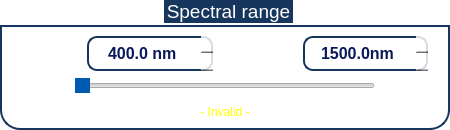
                      <widget class="QGroupBox" name="Spectral_range_3">
                       <property name="sizePolicy">
                        <sizepolicy hsizetype="Preferred" vsizetype="Fixed">
                         <horstretch>0</horstretch>
                         <verstretch>0</verstretch>
                        </sizepolicy>
                       </property>
                       <property name="minimumSize">
                        <size>
                         <width>450</width>
                         <height>130</height>
                        </size>
                       </property>
                       <property name="maximumSize">
                        <size>
                         <width>500</width>
                         <height>130</height>
                        </size>
                       </property>
                       <property name="font">
                        <font>
                         <family>Ubuntu</family>
                         <pointsize>14</pointsize>
                         <italic>false</italic>
                         <bold>false</bold>
                        </font>
                       </property>
                       <property name="styleSheet">
                        <string notr="true">
QGroupBox  {
	font: 14pt &quot;Ubuntu&quot;;
	background-color: rgba(255, 255, 255,70);
    border: 2px solid;
    border-color: #FF17365D;
    margin-top: 25px;
	margin-bottom: 0px;
    border-bottom-left-radius: 20px;
	border-bottom-right-radius: 20px;
}

QGroupBox::title  {
    subcontrol-origin: margin;
    subcontrol-position: top center;
    padding: 5px 8000px 5px 8000px;
    background-color: #FF17365D;
    color: rgb(255, 255, 255);
}
</string>
                       </property>
                       <property name="title">
                        <string>Spectral range</string>
                       </property>
                       <property name="alignment">
                        <set>Qt::AlignLeading|Qt::AlignLeft|Qt::AlignTop</set>
                       </property>
                       <property name="checked">
                        <bool>false</bool>
                       </property>
                       <layout class="QVBoxLayout" name="verticalLayout_34">
                        <property name="spacing">
                         <number>0</number>
                        </property>
                        <property name="leftMargin">
                         <number>0</number>
                        </property>
                        <property name="topMargin">
                         <number>7</number>
                        </property>
                        <property name="rightMargin">
                         <number>0</number>
                        </property>
                        <property name="bottomMargin">
                         <number>0</number>
                        </property>
                        <item>
                         <layout class="QHBoxLayout" name="horizontalLayout_50">
                          <property name="spacing">
                           <number>5</number>
                          </property>
                          <item>
                           <spacer name="horizontalSpacer_90">
                            <property name="orientation">
                             <enum>Qt::Horizontal</enum>
                            </property>
                            <property name="sizeType">
                             <enum>QSizePolicy::Fixed</enum>
                            </property>
                            <property name="sizeHint" stdset="0">
                             <size>
                              <width>20</width>
                              <height>20</height>
                             </size>
                            </property>
                           </spacer>
                          </item>
                          <item>
                           <widget class="QLabel" name="label_33">
                            <property name="minimumSize">
                             <size>
                              <width>50</width>
                              <height>0</height>
                             </size>
                            </property>
                            <property name="maximumSize">
                             <size>
                              <width>60</width>
                              <height>25</height>
                             </size>
                            </property>
                            <property name="font">
                             <font>
                              <family>Ubuntu</family>
                              <pointsize>14</pointsize>
                              <italic>false</italic>
                              <bold>false</bold>
                             </font>
                            </property>
                            <property name="layoutDirection">
                             <enum>Qt::RightToLeft</enum>
                            </property>
                            <property name="styleSheet">
                             <string notr="true">font: 14pt &quot;Ubuntu&quot;;
</string>
                            </property>
                            <property name="text">
                             <string>&lt;html&gt;&lt;head/&gt;&lt;body&gt;&lt;p&gt;&lt;span style=&quot; color:#ffffff;&quot;&gt;Initial:&lt;/span&gt;&lt;/p&gt;&lt;/body&gt;&lt;/html&gt;</string>
                            </property>
                            <property name="alignment">
                             <set>Qt::AlignRight|Qt::AlignTrailing|Qt::AlignVCenter</set>
                            </property>
                           </widget>
                          </item>
                          <item>
                           <widget class="QDoubleSpinBox" name="a1_4">
                            <property name="sizePolicy">
                             <sizepolicy hsizetype="Minimum" vsizetype="Fixed">
                              <horstretch>0</horstretch>
                              <verstretch>0</verstretch>
                             </sizepolicy>
                            </property>
                            <property name="minimumSize">
                             <size>
                              <width>120</width>
                              <height>30</height>
                             </size>
                            </property>
                            <property name="maximumSize">
                             <size>
                              <width>130</width>
                              <height>35</height>
                             </size>
                            </property>
                            <property name="font">
                             <font>
                              <family>Ubuntu</family>
                              <pointsize>12</pointsize>
                              <italic>false</italic>
                              <bold>true</bold>
                             </font>
                            </property>
                            <property name="styleSheet">
                             <string notr="true">
QDoubleSpinBox
{
color: rgb(10, 25, 90);
font: 700 12pt &quot;Ubuntu&quot;;
border: 2px solid;
border-color: #FF17365D;
background-color: rgba(255, 255, 255,210);
border-radius:10px;
}

QDoubleSpinBox::up-button
{
    border-left-width: 1px;
    border-left-color: darkgray;
    border-left-style: solid; /* just a single line */
    border-top-right-radius: 3px; /* same radius as the QComboBox */
    border-bottom-right-radius: 3px;
	image: url(:/icons/icons/arrow-up.png);
	width: 25;
}
QDoubleSpinBox::down-button
{
    border-left-width: 1px;
    border-left-color: darkgray;
    border-left-style: solid; /* just a single line */
    border-top-right-radius: 3px; /* same radius as the QComboBox */
    border-bottom-right-radius: 3px;
	image: url(:/icons/icons/arrow-down.png);
	width: 25;
}</string>
                            </property>
                            <property name="wrapping">
                             <bool>true</bool>
                            </property>
                            <property name="frame">
                             <bool>false</bool>
                            </property>
                            <property name="alignment">
                             <set>Qt::AlignCenter</set>
                            </property>
                            <property name="buttonSymbols">
                             <enum>QAbstractSpinBox::UpDownArrows</enum>
                            </property>
                            <property name="accelerated">
                             <bool>true</bool>
                            </property>
                            <property name="suffix">
                             <string> nm</string>
                            </property>
                            <property name="decimals">
                             <number>1</number>
                            </property>
                            <property name="minimum">
                             <double>400.000000000000000</double>
                            </property>
                            <property name="maximum">
                             <double>1800.000000000000000</double>
                            </property>
                            <property name="singleStep">
                             <double>0.100000000000000</double>
                            </property>
                           </widget>
                          </item>
                          <item>
                           <spacer name="horizontalSpacer_91">
                            <property name="orientation">
                             <enum>Qt::Horizontal</enum>
                            </property>
                            <property name="sizeType">
                             <enum>QSizePolicy::Fixed</enum>
                            </property>
                            <property name="sizeHint" stdset="0">
                             <size>
                              <width>20</width>
                              <height>20</height>
                             </size>
                            </property>
                           </spacer>
                          </item>
                          <item>
                           <widget class="QLabel" name="label_34">
                            <property name="minimumSize">
                             <size>
                              <width>50</width>
                              <height>0</height>
                             </size>
                            </property>
                            <property name="maximumSize">
                             <size>
                              <width>60</width>
                              <height>25</height>
                             </size>
                            </property>
                            <property name="font">
                             <font>
                              <family>Ubuntu</family>
                              <pointsize>14</pointsize>
                              <italic>false</italic>
                              <bold>false</bold>
                             </font>
                            </property>
                            <property name="layoutDirection">
                             <enum>Qt::RightToLeft</enum>
                            </property>
                            <property name="styleSheet">
                             <string notr="true">font: 14pt &quot;Ubuntu&quot;;</string>
                            </property>
                            <property name="text">
                             <string>&lt;html&gt;&lt;head/&gt;&lt;body&gt;&lt;p&gt;&lt;span style=&quot; color:#ffffff;&quot;&gt;Final:&lt;/span&gt;&lt;/p&gt;&lt;/body&gt;&lt;/html&gt;</string>
                            </property>
                            <property name="alignment">
                             <set>Qt::AlignRight|Qt::AlignTrailing|Qt::AlignVCenter</set>
                            </property>
                           </widget>
                          </item>
                          <item>
                           <widget class="QDoubleSpinBox" name="a2_4">
                            <property name="sizePolicy">
                             <sizepolicy hsizetype="Minimum" vsizetype="Fixed">
                              <horstretch>0</horstretch>
                              <verstretch>0</verstretch>
                             </sizepolicy>
                            </property>
                            <property name="minimumSize">
                             <size>
                              <width>120</width>
                              <height>30</height>
                             </size>
                            </property>
                            <property name="maximumSize">
                             <size>
                              <width>130</width>
                              <height>35</height>
                             </size>
                            </property>
                            <property name="font">
                             <font>
                              <family>Ubuntu</family>
                              <pointsize>12</pointsize>
                              <italic>false</italic>
                              <bold>true</bold>
                             </font>
                            </property>
                            <property name="styleSheet">
                             <string notr="true">
QDoubleSpinBox
{
color: rgb(10, 25, 90);
font: 700 12pt &quot;Ubuntu&quot;;
border: 2px solid;
border-color: #FF17365D;
background-color: rgba(255, 255, 255,210);
border-radius:10px;
}

QDoubleSpinBox::up-button
{
    border-left-width: 1px;
    border-left-color: darkgray;
    border-left-style: solid; /* just a single line */
    border-top-right-radius: 3px; /* same radius as the QComboBox */
    border-bottom-right-radius: 3px;
	image: url(:/icons/icons/arrow-up.png);
	width: 25;
}
QDoubleSpinBox::down-button
{
    border-left-width: 1px;
    border-left-color: darkgray;
    border-left-style: solid; /* just a single line */
    border-top-right-radius: 3px; /* same radius as the QComboBox */
    border-bottom-right-radius: 3px;
	image: url(:/icons/icons/arrow-down.png);
	width: 25;
}</string>
                            </property>
                            <property name="wrapping">
                             <bool>true</bool>
                            </property>
                            <property name="frame">
                             <bool>false</bool>
                            </property>
                            <property name="alignment">
                             <set>Qt::AlignCenter</set>
                            </property>
                            <property name="buttonSymbols">
                             <enum>QAbstractSpinBox::UpDownArrows</enum>
                            </property>
                            <property name="accelerated">
                             <bool>true</bool>
                            </property>
                            <property name="suffix">
                             <string>nm</string>
                            </property>
                            <property name="decimals">
                             <number>1</number>
                            </property>
                            <property name="minimum">
                             <double>401.000000000000000</double>
                            </property>
                            <property name="maximum">
                             <double>1800.000000000000000</double>
                            </property>
                            <property name="singleStep">
                             <double>0.100000000000000</double>
                            </property>
                            <property name="value">
                             <double>1500.000000000000000</double>
                            </property>
                           </widget>
                          </item>
                          <item>
                           <spacer name="horizontalSpacer_92">
                            <property name="orientation">
                             <enum>Qt::Horizontal</enum>
                            </property>
                            <property name="sizeType">
                             <enum>QSizePolicy::Fixed</enum>
                            </property>
                            <property name="sizeHint" stdset="0">
                             <size>
                              <width>20</width>
                              <height>20</height>
                             </size>
                            </property>
                           </spacer>
                          </item>
                         </layout>
                        </item>
                        <item>
                         <layout class="QHBoxLayout" name="horizontalLayout_51">
                          <property name="spacing">
                           <number>0</number>
                          </property>
                          <item>
                           <spacer name="horizontalSpacer_93">
                            <property name="orientation">
                             <enum>Qt::Horizontal</enum>
                            </property>
                            <property name="sizeType">
                             <enum>QSizePolicy::Expanding</enum>
                            </property>
                            <property name="sizeHint" stdset="0">
                             <size>
                              <width>40</width>
                              <height>5</height>
                             </size>
                            </property>
                           </spacer>
                          </item>
                          <item>
                           <widget class="QSlider" name="wavw_slider_2">
                            <property name="minimumSize">
                             <size>
                              <width>300</width>
                              <height>25</height>
                             </size>
                            </property>
                            <property name="maximumSize">
                             <size>
                              <width>16777215</width>
                              <height>25</height>
                             </size>
                            </property>
                            <property name="styleSheet">
                             <string notr="true">
QSlider::handle:horizontal {
	background-color: rgb(0,90,180);
    width:64px;
    height:64px;
}

</string>
                            </property>
                            <property name="minimum">
                             <number>40</number>
                            </property>
                            <property name="maximum">
                             <number>150</number>
                            </property>
                            <property name="orientation">
                             <enum>Qt::Horizontal</enum>
                            </property>
                           </widget>
                          </item>
                          <item>
                           <spacer name="horizontalSpacer_94">
                            <property name="orientation">
                             <enum>Qt::Horizontal</enum>
                            </property>
                            <property name="sizeType">
                             <enum>QSizePolicy::Expanding</enum>
                            </property>
                            <property name="sizeHint" stdset="0">
                             <size>
                              <width>40</width>
                              <height>5</height>
                             </size>
                            </property>
                           </spacer>
                          </item>
                         </layout>
                        </item>
                        <item>
                         <widget class="QLabel" name="label_35">
                          <property name="maximumSize">
                           <size>
                            <width>16777215</width>
                            <height>25</height>
                           </size>
                          </property>
                          <property name="styleSheet">
                           <string notr="true">font: 14pt &quot;Ubuntu&quot;;
</string>
                          </property>
                          <property name="text">
                           <string>&lt;html&gt;&lt;head/&gt;&lt;body&gt;&lt;p&gt;&lt;span style=&quot; color:#ffff00;&quot;&gt;- Invalid -&lt;/span&gt;&lt;/p&gt;&lt;/body&gt;&lt;/html&gt;</string>
                          </property>
                          <property name="alignment">
                           <set>Qt::AlignCenter</set>
                          </property>
                         </widget>
                        </item>
                       </layout>
                      </widget>
